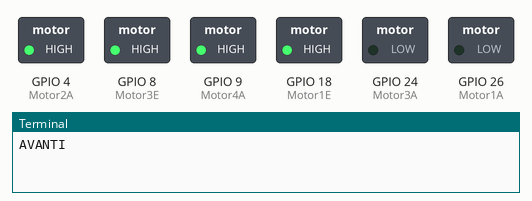
Simulated run of this program. Board: Raspberry Pi (BCM pin numbers). Parts: switched loads named in the program (green lamp = pin HIGH), the last lines printed to the terminal. At 8.0 s the program stops and its outputs stay as they are.

Above: at 0.1 s.
At 4.1 s:
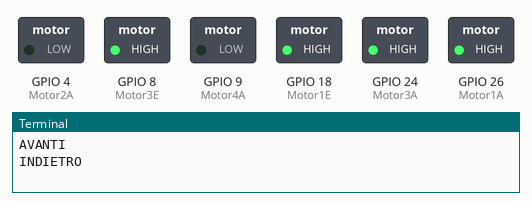
At 8.1 s:
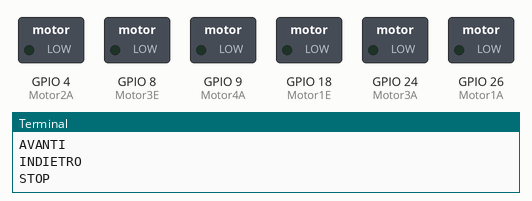
Timing chart, 0 to 9.5 s (numbered marks = the images above):
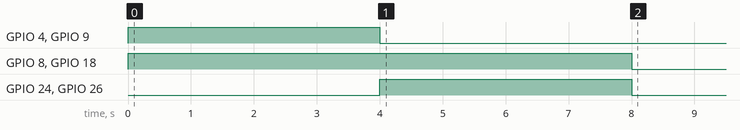

The program:

python_motor_test.py
```python
# Test motori DC con integrato L293. Pier Calderan 2015.
# -*- coding: utf-8 -*-
import RPi.GPIO as GPIO
from time import sleep

GPIO.setmode(GPIO.BCM)

Motor1A = 26 #1A
Motor2A = 4  #2A
Motor1E = 18 #1,2EN

Motor3A = 24 #3A
Motor4A = 9  #4A
Motor3E = 8  #3,4EN

GPIO.setup(Motor1A,GPIO.OUT)
GPIO.setup(Motor2A,GPIO.OUT)
GPIO.setup(Motor1E,GPIO.OUT)

GPIO.setup(Motor3A,GPIO.OUT)
GPIO.setup(Motor4A,GPIO.OUT)
GPIO.setup(Motor3E,GPIO.OUT)

print ("AVANTI")
GPIO.output(Motor1A,GPIO.LOW)
GPIO.output(Motor2A,GPIO.HIGH)
GPIO.output(Motor1E,GPIO.HIGH)

GPIO.output(Motor3A,GPIO.LOW)
GPIO.output(Motor4A,GPIO.HIGH)
GPIO.output(Motor3E,GPIO.HIGH)

sleep(4)

print ("INDIETRO")
GPIO.output(Motor1A,GPIO.HIGH)
GPIO.output(Motor2A,GPIO.LOW)
GPIO.output(Motor1E,GPIO.HIGH)

GPIO.output(Motor3A,GPIO.HIGH)
GPIO.output(Motor4A,GPIO.LOW)
GPIO.output(Motor3E,GPIO.HIGH)

sleep(4)

print ("STOP")
GPIO.output(Motor1E,GPIO.LOW)
GPIO.output(Motor3E,GPIO.LOW)

GPIO.cleanup()
```

Measured:
- by itself, GPIO 4 (Motor2A), GPIO 9 (Motor4A): LOW → HIGH at 0.00 s, → LOW 4.0 s later
- by itself, GPIO 8 (Motor3E), GPIO 18 (Motor1E): LOW → HIGH at 0.00 s, → LOW 8.0 s later
- by itself, GPIO 24 (Motor3A), GPIO 26 (Motor1A): LOW → HIGH at 4.0 s, → LOW 4.0 s later
